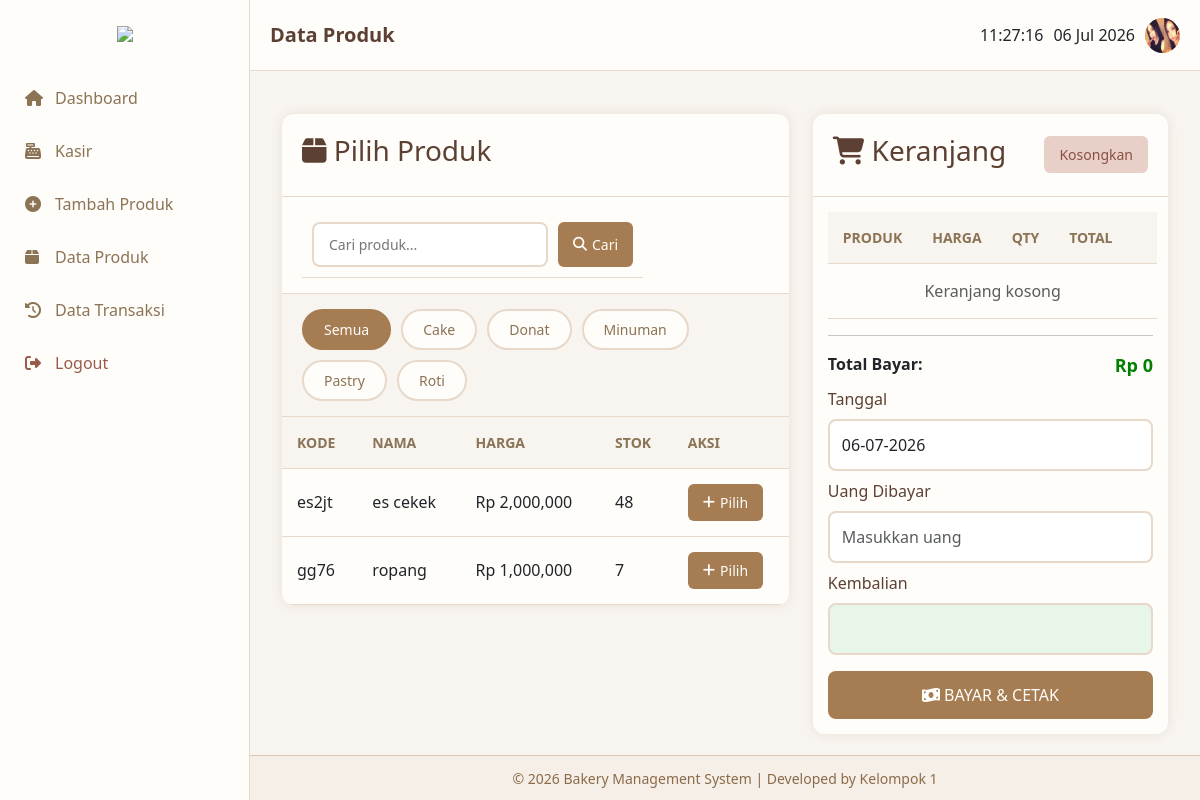
The page /app/kasir/index.php (signed in) on the database its author committed.
### tables this page shows
CREATE TABLE `produk` (
  `id_produk` int NOT NULL,
  `kode_produk` varchar(10) NOT NULL,
  `nama_produk` varchar(100) NOT NULL,
  `harga` int NOT NULL,
  `stok` int NOT NULL,
  `id_kategori` int NOT NULL
);

### app/kasir/index.php (the view, shortened to what this page needs)
<?php
require_once '../../config/config.php';
$cari = $_GET['cari'] ?? '';
$kategori = $_GET['kategori'] ?? 'semua';
$kategori_list = ['semua'];
$res_kat = mysqli_query($koneksi, "SELECT nama_kategori FROM kategori ORDER BY nama_kategori");
while ($row = mysqli_fetch_assoc($res_kat)) {
    $kategori_list[] = $row['nama_kategori'];
}
$sql_produk = "SELECT p.*, k.nama_kategori
                FROM produk p
                LEFT JOIN kategori k ON p.id_kategori = k.id_kategori
                WHERE 1=1";
$sql_produk .= " ORDER BY p.nama_produk";
$produk = [];
$result = mysqli_query($koneksi, $sql_produk);
while ($row = mysqli_fetch_assoc($result)) {
    $produk[] = $row;
}
?>
<!DOCTYPE html>
<html lang="id">
<head>
    <link rel="stylesheet" href="../../assets/lib/css/bootstrap.min.css">
    <link rel="stylesheet" href="../../assets/css/style.css">
    <link rel="stylesheet" href="https://cdnjs.cloudflare.com/ajax/libs/font-awesome/6.4.0/css/all.min.css">
</head>
<body>
    <?php include '../../components/sidebar.php'; ?>
    <div class="main-content">
        <?php include '../../components/header.php'; ?>
        <div class="container-fluid mt-4">
            <div class="row">
                <div class="col-md-7">
                    <div class="table-container">
                        <div class="table-header"><h3><i class="fas fa-box"></i> Pilih Produk</h3></div>
                        <form method="GET" class="form-cari">
                            <div class="form-cari" style="padding: 10px;">
                                <input type="text" name="cari" placeholder="Cari produk..." value="<?= htmlspecialchars($cari) ?>">
                                <button type="submit" class="btn btn-primary">
                                    <i class="fas fa-search"></i> Cari
                                </button>
                            </div>
                        </form>
                        <div class="kategori-filter">
                            <?php foreach($kategori_list as $kat): ?>
                            <a href="?kategori=<?= htmlspecialchars($kat) ?>&cari=<?= htmlspecialchars($cari) ?>"
                            class="kategori-btn <?= $kategori == $kat ? 'active' : '' ?>">
                                <?= ucfirst($kat) ?>
                            </a>
                            <?php endforeach; ?>
                        </div>
                        <table>
                            <thead><tr><th>Kode</th><th>Nama</th><th>Harga</th><th>Stok</th><th>Aksi</th></tr></thead>
                            <tbody>
                                <?php if(!empty($produk)): ?>
                                <?php foreach($produk as $p): ?>
                                <?php if($p['stok'] > 0): ?>
                                <tr>
                                    <td><?= htmlspecialchars($p['kode_produk']) ?></td>
                                    <td><?= htmlspecialchars($p['nama_produk']) ?></td>
                                    <td>Rp <?= number_format($p['harga']) ?></td>
                                    <td><?= $p['stok'] ?></td>
                                    <td><button class="btn btn-primary btn-sm" onclick="tambahKeKeranjang('<?= addslashes($p['nama_produk']) ?>', <?= $p['harga'] ?>, <?= $p['stok'] ?>)"><i class="fas fa-plus"></i> Pilih</button></td>
                                </tr>
                                <?php endif; ?>
                                <?php endforeach; ?>
                                <?php else: ?>
                                <tr><td colspan="5" class="text-center text-muted">Produk tidak ditemukan</td></tr>
                                <?php endif; ?>
                            </tbody>
                        </table>
                    </div>
                </div>
                <div class="col-md-5">
                    <div class="table-container">
                        <div class="table-header">
                            <h3><i class="fas fa-shopping-cart"></i> Keranjang</h3>
                            <button class="btn btn-hapus" onclick="clearKeranjang()">Kosongkan</button>
                        </div>
                        <form method="POST" id="formKasir">
                            <div style="padding: 15px;">
                                <table style="width: 100%;">
                                    <thead><tr><th>Produk</th><th>Harga</th><th>Qty</th><th>Total</th><th></th></tr></thead>
                                    <tbody id="isiKeranjang">
                                    </tbody>
                                </table>
                                <hr>
                                <div class="d-flex justify-content-between mb-2">
                                    <strong>Total Bayar:</strong>
                                    <strong id="totalBayarTampil" style="color: green; font-size: 18px;">Rp 0</strong>
                                </div>
                                <div class="form-group mb-2">
                                    <label>Tanggal</label>
                                    <input type="text" class="form-control" value="<?= date('d-m-Y') ?>" readonly>
                                </div>
                                <div class="form-group mb-2">
                                    <label>Uang Dibayar</label>
                                    <input type="number" id="uangDibayar" class="form-control" placeholder="Masukkan uang" onkeyup="hitungKembalian()">
                                </div>
                                <div class="form-group mb-3">
                                    <label>Kembalian</label>
                                    <input type="text" id="kembalian" class="form-control" readonly style="background: #e8f5e9; color: green; font-weight: bold;">
                                </div>
                                <button type="submit" class="btn-simpan w-100" id="btnBayar" disabled>
                                    <i class="fas fa-money-bill-wave"></i> BAYAR & CETAK
                                </button>
                            </div>
                        </form>
                    </div>
                </div>
            </div>
        </div>
        <?php include '../../components/footer.php'; ?>
    </div>
</body>
</html>

### assets/css/style.css (style rules this page uses)
:root { --primary: #A67C52; --primary-light: #D8C3A5; --dark: #5C4033; --light: #F8F4EF; --gray: #8B7355; --white: #FFFDF9; --shadow: 0 0 12px rgba(122, 93, 66, 0.12); --border: #E7D8C9; }
* { margin: 0; padding: 0; box-sizing: border-box; }
body { font-family: 'Segoe UI', Tahoma, Geneva, Verdana, sans-serif; background: var(--light); }
.main-content { margin-left: 250px; padding: 90px 20px 60px; min-height: 100vh; }
.table-container { background: var(--white); border-radius: 12px; box-shadow: var(--shadow); overflow: hidden; }
.table-header { padding: 20px; display: flex; justify-content: space-between; align-items: center; border-bottom: 1px solid var(--border); }
.table-header h3 { color: var(--dark); }
table { width: 100%; border-collapse: collapse; }
th, td { padding: 15px; text-align: left; border-bottom: 1px solid var(--border); }
th { background: var(--light); color: var(--gray); font-weight: 600; font-size: 14px; text-transform: uppercase; }
.btn { padding: 8px 15px; border-radius: 6px; border: none; cursor: pointer; font-size: 14px; display: inline-flex; align-items: center; gap: 5px; }
.btn-hapus { background: #E8CFC7; color: #8B4F44; }
.btn-primary { background: var(--primary); color: var(--white); }
.form-cari { padding: 15px 20px; display: flex; gap: 10px; flex-wrap: wrap; border-bottom: 1px solid var(--border); }
.form-cari input[type="text"] { flex: 1; min-width: 200px; padding: 10px 15px; border: 2px solid var(--border); border-radius: 8px; font-size: 14px; }
.kategori-filter { padding: 15px 20px; display: flex; gap: 10px; flex-wrap: wrap; border-bottom: 1px solid var(--border); background: #F8F4EF; }
.kategori-btn { padding: 8px 20px; border-radius: 25px; border: 2px solid var(--border); background: var(--white); color: var(--gray); text-decoration: none; font-size: 14px; font-weight: 500; transition: all 0.2s ease; display: inline-block; }
.kategori-btn.active { background: var(--primary); border-color: var(--primary); color: var(--white); }
.form-group { margin-bottom: 20px; }
.form-group label { display: block; margin-bottom: 8px; color: var(--dark); font-weight: 500; }
.form-group input { width: 100%; padding: 12px; border: 2px solid var(--border); border-radius: 8px; }
.btn-simpan { background: var(--primary); color: var(--white); padding: 12px 25px; border: none; border-radius: 8px; cursor: pointer; }
.mb-3 { margin-bottom: 15px; }
.mt-4 { margin-top: 20px; }

### rows shown on the page
produk: kode_produk "es2jt", nama_produk "es cekek", harga "2,000,000", stok "48"
produk: kode_produk "gg76", nama_produk "ropang", harga "1,000,000", stok "7"

### other values the page prints
$judul "Data Produk"
$kat "Semua"
$kat "Cake"
$kat "Donat"
$kat "Minuman"
$kat "Pastry"
$kat "Roti"
